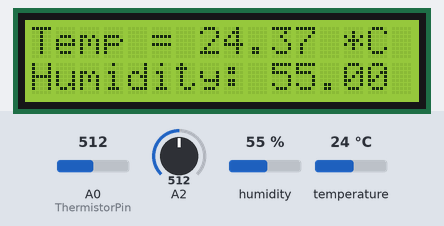
Bench run of a sketch on a simulated Arduino Uno, built with avr-gcc and run on an emulated ATmega328P. Parts: 16×2 character LCD. The test bench sets the inputs (shaded band); at power-on: humidity 55 %, A0 (ThermistorPin) = 512, temperature 24 °C, A2 = 512. Storage starts empty.

Above: at 1.2 s.
1.3 s: humidity set to 22 %
At 1.7 s:
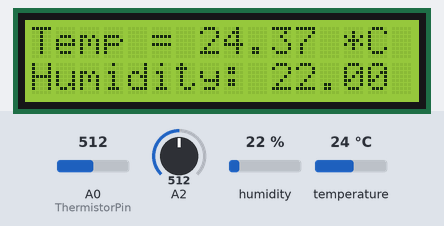
3.8 s: A0 (ThermistorPin) set to 716
At 5.4 s:
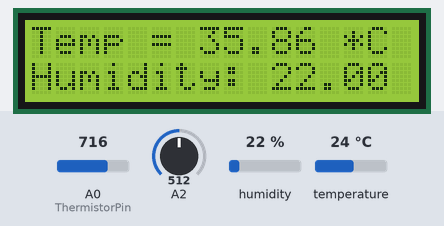
7.1 s: temperature set to 12 °C
At 8.7 s:
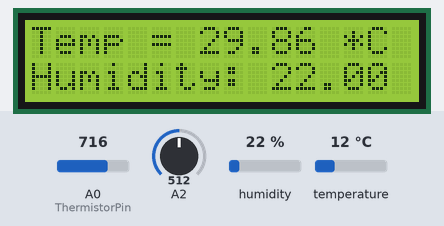
10.4 s: A0 (ThermistorPin) set to 992
At 11.6 s:
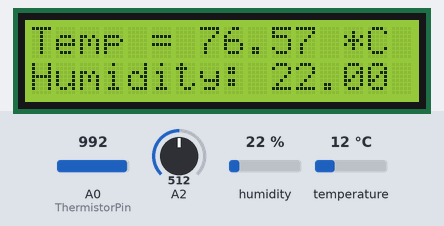
13.7 s: humidity set to 40 %
At 15.2 s:
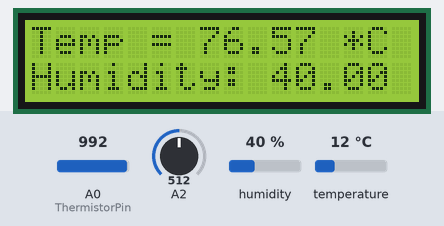
17.0 s: A0 (ThermistorPin) set to 306
At 18.6 s:
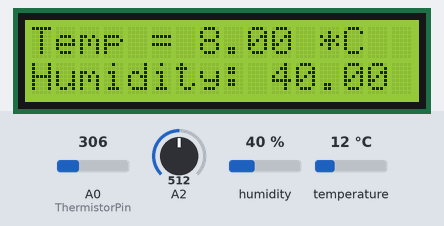
Timing chart, 0 to 20.1 s (numbered marks = the images above; inputs shaded):
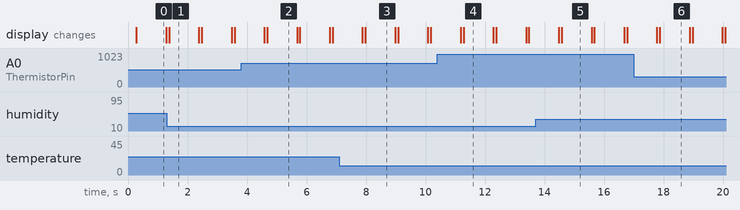

The sketch:

main.ino
```cpp
#include <Adafruit_AHTX0.h>
#include <LiquidCrystal.h>
#include <SPI.h>
#include <SD.h>


Adafruit_AHTX0 aht;

int ThermistorPin = 0;   //pin thermister is on
int Vo;
float R1 = 10000;       //resistance of thermister resistor
float logR2, R2, T, C;
float c1 = 1.009249522e-03, c2 = 2.378405444e-04, c3 = 2.019202697e-07;  //for thermister conversion to temp

float actual;
File dataFile;
int sum = 0;                    // sum of samples taken
unsigned char sample_count = 0; // current sample number
float voltage = 0.0;            // calculated voltage

int counter = 0;


LiquidCrystal lcd(12, 11, 5, 4, 3, 2);

void setup() {

  Serial.begin(9600);
  //lcd.print("Temp = ");
    lcd.begin(16,2);

    aht.begin();

    SD.begin(53);

}

void loop() {

    while (sample_count < 10) {     //code for alert system
        sum += analogRead(A2);
        sample_count++;
        delay(10);
    }

    voltage = ((float)sum / (float)10 * 5.015) / 1024.0;   //convert analog signal to voltage

    if (voltage < 5) {                 //if less then 5V, turn on LED
      digitalWrite(10, HIGH);
    }

  sensors_event_t humidity, temp;

  dataFile = SD.open("data.txt", FILE_WRITE);  //open file for SD card

  aht.getEvent(&humidity, &temp); //lcd.print(temp.temperature), lcd.print(humidity.relative_humidity)

  Vo = analogRead(ThermistorPin);
  R2 = R1 * (1023.0 / (float)Vo - 1.0);
  logR2 = log(R2);
  T = (1.0 / (c1 + c2*logR2 + c3*logR2*logR2*logR2));    //code for thermister
  T = T - 273.15;
  T = (T * 9.0)/ 5.0 + 32.0;
  actual = (T*1.0984) - 1.8521;
  C = (T - 32) * 0.5556;

  actual = (temp.temperature + C) / 2;


  lcd.print("Temp = ");
  lcd.print(actual);
  lcd.print(" *C");

  lcd.setCursor(0, 1);              //print to second line
  lcd.print("Humidity: ");
  lcd.print(humidity.relative_humidity);

  dataFile.print("Temp: ");
  dataFile.println(actual);
  dataFile.print("Humidity: ");
  dataFile.println(humidity.relative_humidity);
  dataFile.println();

  dataFile.close();   //close SD card file

  delay(1000);              //delay 1s between measurements
  lcd.clear();
}
```

Measured:
- after the input at 1.3 s, the display: changes after 0.08 s (image 1)
- after the input at 3.8 s, the display: first differs from a run without the input after 0.88 s (image 2)
- after the input at 7.1 s, the display: first differs from a run without the input after 0.88 s (image 3)
- after the input at 10.4 s, the display: first differs from a run without the input after 0.88 s (image 4)
- after the input at 13.7 s, the display: first differs from a run without the input after 0.88 s (image 5)
- after the input at 17.0 s, the display: first differs from a run without the input after 0.88 s (image 6)
- what the display in image 0 shows lasts 1.0 s, from 0.3 s to 1.3 s
